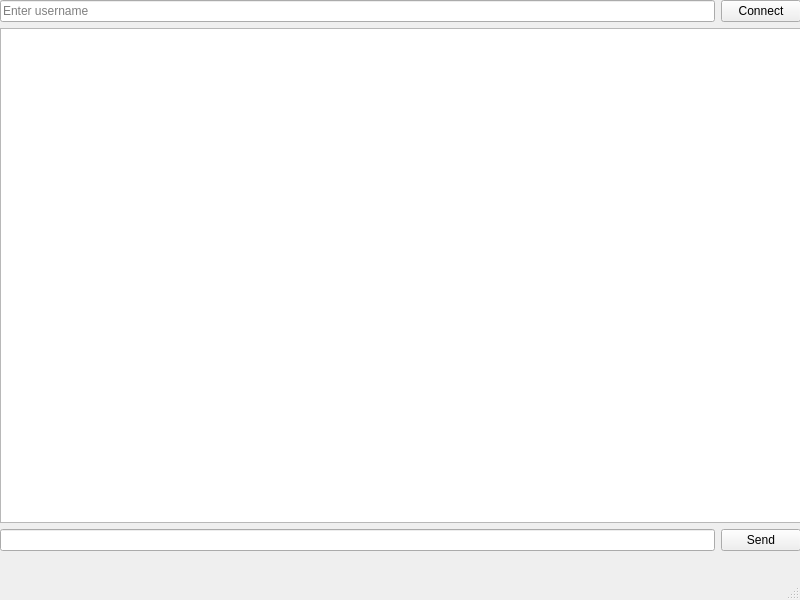
<?xml version="1.0" encoding="UTF-8"?>
<ui version="4.0">
 <class>MainWindow</class>
 <widget class="QMainWindow" name="MainWindow">
  <property name="geometry">
   <rect>
    <x>0</x>
    <y>0</y>
    <width>800</width>
    <height>600</height>
   </rect>
  </property>
  <property name="windowTitle">
   <string>MainWindow</string>
  </property>
  <widget class="QWidget" name="centralwidget">
   <widget class="QWidget" name="">
    <property name="geometry">
     <rect>
      <x>0</x>
      <y>0</y>
      <width>801</width>
      <height>551</height>
     </rect>
    </property>
    <layout class="QVBoxLayout" name="verticalLayout">
     <item>
      <layout class="QHBoxLayout" name="horizontalLayout_2">
       <item>
        <widget class="QLineEdit" name="usernameLine">
         <property name="placeholderText">
          <string>Enter username</string>
         </property>
        </widget>
       </item>
       <item>
        <widget class="QPushButton" name="connectButton">
         <property name="text">
          <string>Connect</string>
         </property>
        </widget>
       </item>
      </layout>
     </item>
     <item>
      <widget class="QTextEdit" name="chatDisplay">
       <property name="readOnly">
        <bool>true</bool>
       </property>
      </widget>
     </item>
     <item>
      <layout class="QHBoxLayout" name="horizontalLayout">
       <item>
        <widget class="QLineEdit" name="inputLine"/>
       </item>
       <item>
        <widget class="QPushButton" name="sendButton">
         <property name="text">
          <string>Send</string>
         </property>
        </widget>
       </item>
      </layout>
     </item>
    </layout>
   </widget>
  </widget>
  <widget class="QMenuBar" name="menubar">
   <property name="geometry">
    <rect>
     <x>0</x>
     <y>0</y>
     <width>800</width>
     <height>22</height>
    </rect>
   </property>
  </widget>
  <widget class="QStatusBar" name="statusbar"/>
 </widget>
 <resources/>
 <connections/>
</ui>
